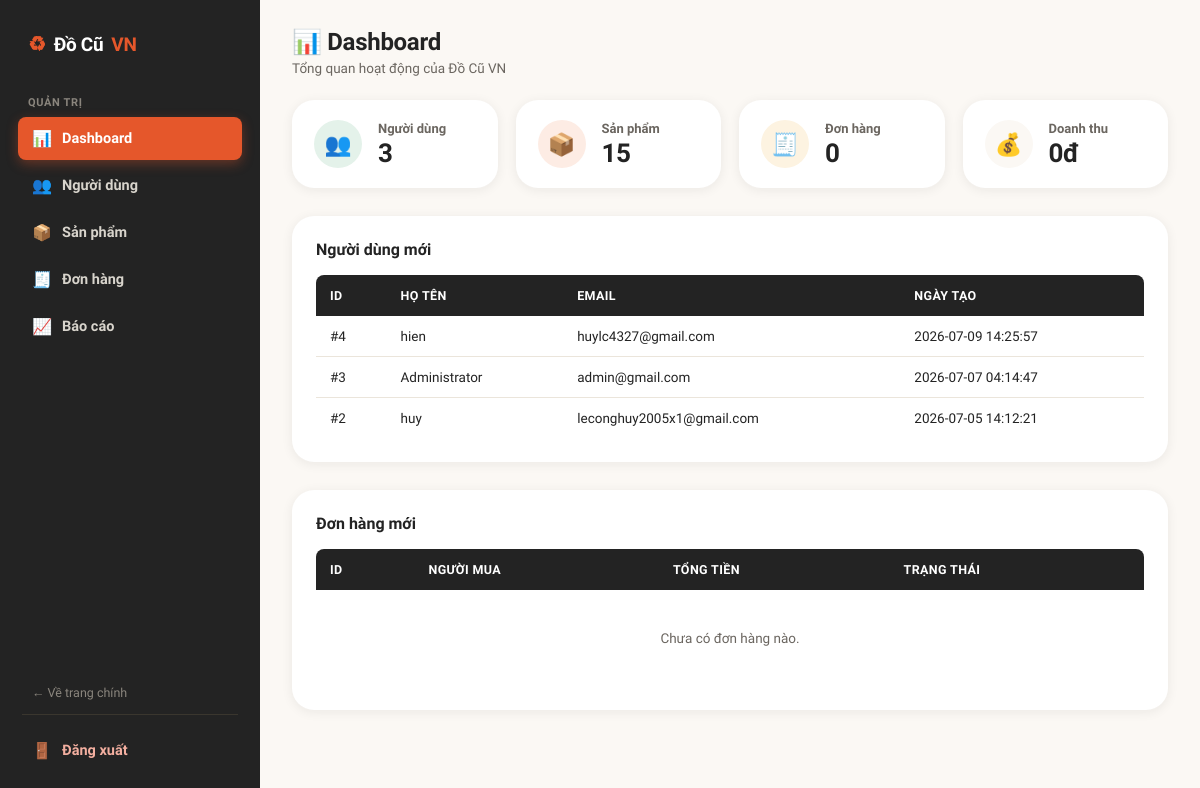
The page /admin/dashboard.php (signed in) on the database its author committed.
### tables this page shows
CREATE TABLE `users` (
  `id` int(11) NOT NULL,
  `fullname` varchar(100) NOT NULL,
  `username` varchar(50) NOT NULL,
  `email` varchar(100) NOT NULL,
  `password` varchar(255) NOT NULL,
  `phone` varchar(20) DEFAULT NULL,
  `avatar` varchar(255) DEFAULT 'uploads/avatar/default.png',
  `address` varchar(255) DEFAULT NULL,
  `gender` enum('Nam','Nữ','Khác') DEFAULT NULL,
  `dob` date DEFAULT NULL,
  `role` enum('admin','user') NOT NULL DEFAULT 'user',
  `status` enum('active','blocked') NOT NULL DEFAULT 'active',
  `created_at` timestamp NOT NULL DEFAULT current_timestamp(),
  `updated_at` timestamp NOT NULL DEFAULT current_timestamp() ON UPDATE current_timestamp()
);

### admin/inc/auth.php (called while the page is built, shortened)
<?php
if (!function_exists("e")) {
    function e($value): string
    {
        return htmlspecialchars((string)($value ?? ""), ENT_QUOTES, "UTF-8");
    }
}
if (!function_exists("money")) {
    function money($amount): string
    {
        return number_format((float)$amount, 0, ",", ".") . "đ";
    }
}

### admin/dashboard.php (the view, shortened to what this page needs)
<?php
require_once "inc/auth.php";
$totalUsers = $conn->query("SELECT COUNT(*) AS total FROM users")->fetch_assoc()["total"];
$totalProducts = $conn->query("SELECT COUNT(*) AS total FROM products")->fetch_assoc()["total"];
$totalOrders = $conn->query("SELECT COUNT(*) AS total FROM orders")->fetch_assoc()["total"];
$result = $conn->query("
    SELECT IFNULL(SUM(total_amount),0) AS total
    FROM orders
    WHERE status='completed'
");
$totalRevenue = $result->fetch_assoc()["total"];
$newUsers = $conn->query("
    SELECT id, fullname, email, created_at
    FROM users
    ORDER BY created_at DESC
    LIMIT 5
");
$newOrders = $conn->query("
    SELECT
        o.id,
        o.total_amount,
        o.status,
        u.fullname AS buyer
    FROM orders o
    LEFT JOIN users u ON o.buyer_id = u.id
    ORDER BY o.created_at DESC
    LIMIT 5
");
?>
<!DOCTYPE html>
<html lang="vi">
<head>
<link rel="stylesheet" href="../assets/css/admin.css">
</head>
<body>
<div class="admin-wrapper">
    <?php include "sidebar.php"; ?>
    <main class="admin-main">
        <div class="admin-topbar">
            <div>
                <h1>📊 Dashboard</h1>
                <div class="subtitle">Tổng quan hoạt động của Đồ Cũ VN</div>
            </div>
        </div>
        <div class="stat-grid">
            <div class="stat-card">
                <div class="stat-icon moss">👥</div>
                <div>
                    <h3>Người dùng</h3>
                    <div class="stat-value"><?= $totalUsers ?></div>
                </div>
            </div>
            <div class="stat-card">
                <div class="stat-icon ember">📦</div>
                <div>
                    <h3>Sản phẩm</h3>
                    <div class="stat-value"><?= $totalProducts ?></div>
                </div>
            </div>
            <div class="stat-card">
                <div class="stat-icon gold">🧾</div>
                <div>
                    <h3>Đơn hàng</h3>
                    <div class="stat-value"><?= $totalOrders ?></div>
                </div>
            </div>
            <div class="stat-card">
                <div class="stat-icon ink">💰</div>
                <div>
                    <h3>Doanh thu</h3>
                    <div class="stat-value"><?= money($totalRevenue) ?></div>
                </div>
            </div>
        </div>
        <div class="panel">
            <h2 class="panel-title">Người dùng mới</h2>
            <div class="table-scroll">
                <table class="admin-table">
                    <thead>
                    <tr>
                        <th>ID</th>
                        <th>Họ tên</th>
                        <th>Email</th>
                        <th>Ngày tạo</th>
                    </tr>
                    </thead>
                    <tbody>
                    <?php if ($newUsers->num_rows === 0): ?>
                        <tr class="empty-row"><td colspan="4">Chưa có người dùng nào.</td></tr>
                    <?php else: while ($u = $newUsers->fetch_assoc()): ?>
                        <tr>
                            <td>#<?= (int)$u["id"] ?></td>
                            <td><?= e($u["fullname"]) ?></td>
                            <td><?= e($u["email"]) ?></td>
                            <td><?= e($u["created_at"]) ?></td>
                        </tr>
                    <?php endwhile; endif; ?>
                    </tbody>
                </table>
            </div>
        </div>
        <div class="panel">
            <h2 class="panel-title">Đơn hàng mới</h2>
            <div class="table-scroll">
                <table class="admin-table">
                    <thead>
                    <tr>
                        <th>ID</th>
                        <th>Người mua</th>
                        <th>Tổng tiền</th>
                        <th>Trạng thái</th>
                    </tr>
                    </thead>
                    <tbody>
                    <?php if ($newOrders->num_rows === 0): ?>
                        <tr class="empty-row"><td colspan="4">Chưa có đơn hàng nào.</td></tr>
                    <?php else: while ($o = $newOrders->fetch_assoc()):
                        [$label, $cls] = statusBadge($o["status"]); ?>
                        <tr>
                            <td>#<?= (int)$o["id"] ?></td>
                            <td><?= $o["buyer"] !== null ? e($o["buyer"]) : "<em>(tài khoản đã xóa)</em>" ?></td>
                            <td><?= money($o["total_amount"]) ?></td>
                            <td><span class="badge <?= $cls ?>"><?= e($label) ?></span></td>
                        </tr>
                    <?php endwhile; endif; ?>
                    </tbody>
                </table>
            </div>
        </div>
    </main>
</div>
</body>
</html>

### assets/css/admin.css (style rules this page uses)
:root { --ember:#E5572B; --ember-dark:#C2431A; --ember-light:#FDECE4; --moss:#2F6B4F; --moss-light:#E4F2EA; --gold:#F0A93E; --gold-light:#FDF3E1; --ink:#232323; --charcoal:#6B6660; --cream:#FBF8F4; --line:#EBE5DB; --white:#FFFFFF; --radius-sm:8px; --radius-md:14px; --radius-lg:22px; --shadow-card:0 2px 12px rgba(35,30,25,.07); --shadow-hover:0 14px 28px rgba(35,30,25,.14); --sidebar-w:260px; }
*,*::before,*::after { box-sizing:border-box; }
body { margin:0; font-family:'Be Vietnam Pro', system-ui, sans-serif; color:var(--ink); background:var(--cream); -webkit-font-smoothing:antialiased; }
.admin-wrapper { display:flex; min-height:100vh; }
.admin-main { margin-left:var(--sidebar-w); width:calc(100% - var(--sidebar-w)); padding:28px 32px 60px; box-sizing:border-box; }
.admin-topbar { display:flex; align-items:center; justify-content:space-between; gap:16px; margin-bottom:24px; flex-wrap:wrap; }
.admin-topbar h1 { font-size:24px; font-weight:800; letter-spacing:-.3px; margin:0; color:var(--ink); }
.admin-topbar .subtitle { font-size:13.5px; color:var(--charcoal); margin-top:4px; }
.stat-grid { display:grid; grid-template-columns:repeat(4, 1fr); gap:18px; margin-bottom:28px; }
.stat-card { background:var(--white); border-radius:var(--radius-lg); padding:20px 22px; box-shadow:var(--shadow-card); display:flex; align-items:center; gap:16px; transition:box-shadow .2s ease, transform .2s ease; }
.stat-icon { width:48px; height:48px; border-radius:50%; display:flex; align-items:center; justify-content:center; font-size:22px; flex-shrink:0; }
.stat-icon.ember { background:var(--ember-light); color:var(--ember-dark); }
.stat-icon.moss { background:var(--moss-light); color:var(--moss); }
.stat-icon.gold { background:var(--gold-light); color:var(--gold); }
.stat-icon.ink { background:var(--cream); color:var(--ink); }
.stat-card h3 { margin:0 0 2px; color:var(--charcoal); font-size:13px; font-weight:600; }
.stat-card .stat-value { font-size:26px; font-weight:800; color:var(--ink); letter-spacing:-.3px; }
.panel { background:var(--white); border-radius:var(--radius-lg); box-shadow:var(--shadow-card); padding:24px; margin-bottom:28px; }
.panel-title { font-size:16px; font-weight:700; margin:0 0 16px; color:var(--ink); }
.table-scroll { overflow-x:auto; }
table.admin-table { width:100%; border-collapse:collapse; min-width:640px; }
.admin-table thead th { background:var(--ink); color:var(--white); padding:13px 14px; font-size:12.5px; font-weight:700; text-transform:uppercase; letter-spacing:.03em; text-align:left; white-space:nowrap; }
.admin-table thead th:first-child { border-radius:var(--radius-sm) 0 0 0; }
.admin-table thead th:last-child { border-radius:0 var(--radius-sm) 0 0; }
.admin-table td { padding:12px 14px; border-bottom:1px solid var(--line); font-size:13.5px; color:var(--ink); vertical-align:middle; }
.admin-table tbody tr:last-child td { border-bottom:none; }
.empty-row td { text-align:center; padding:40px 20px; color:var(--charcoal); }

### rows shown on the page
users: id "4", fullname "hien", email "huylc4327@gmail.com", created_at "2026-07-09 14:25:57"
users: id "3", fullname "Administrator", email "admin@gmail.com", created_at "2026-07-07 04:14:47"
users: id "2", fullname "huy", email "leconghuy2005x1@gmail.com", created_at "2026-07-05 14:12:21"

### other values the page prints
$totalUsers "3"
$totalProducts "15"
$totalOrders "0"
money($totalRevenue) "0đ"
